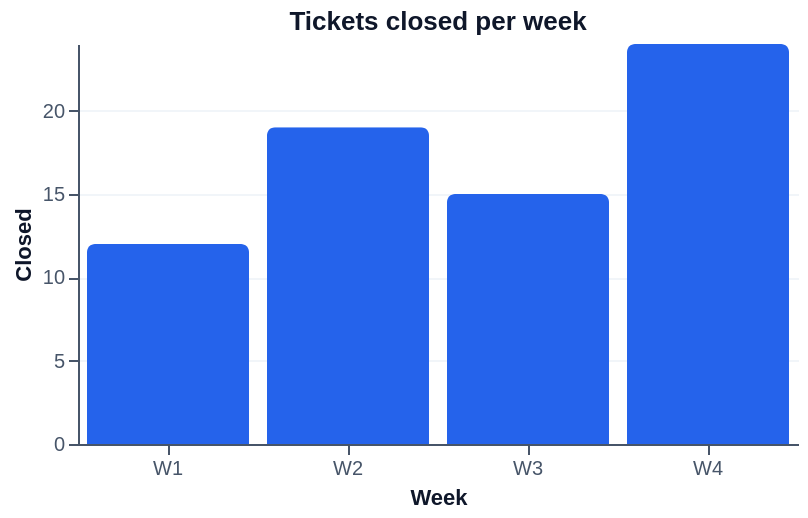

Describe this chart as a Vega-Lite specification.
### Vega-Lite specification from a JSON file in a GitHub repository (floating-point values rounded to 4 significant figures)
{"$schema": "https://vega.github.io/schema/vega-lite/v5.json", "width": 360, "height": 200, "title": "Tickets closed per week", "config": {"background": "#FFFFFF", "range": {"category": ["#2563EB", "#F59E0B", "#64748B", "#16A34A", "#C62828"]}, "axis": {"labelColor": "#475569", "titleColor": "#0F172A", "domainColor": "#475569", "tickColor": "#475569", "gridColor": "#F1F5F9"}, "title": {"color": "#0F172A"}, "view": {"stroke": "transparent"}}, "data": {"values": [{"week": "W1", "closed": 12}, {"week": "W2", "closed": 19}, {"week": "W3", "closed": 15}, {"week": "W4", "closed": 24}]}, "mark": {"type": "bar", "color": "#2563EB", "cornerRadiusEnd": 4}, "encoding": {"x": {"field": "week", "type": "nominal", "title": "Week", "axis": {"labelAngle": 0}}, "y": {"field": "closed", "type": "quantitative", "title": "Closed"}}}
